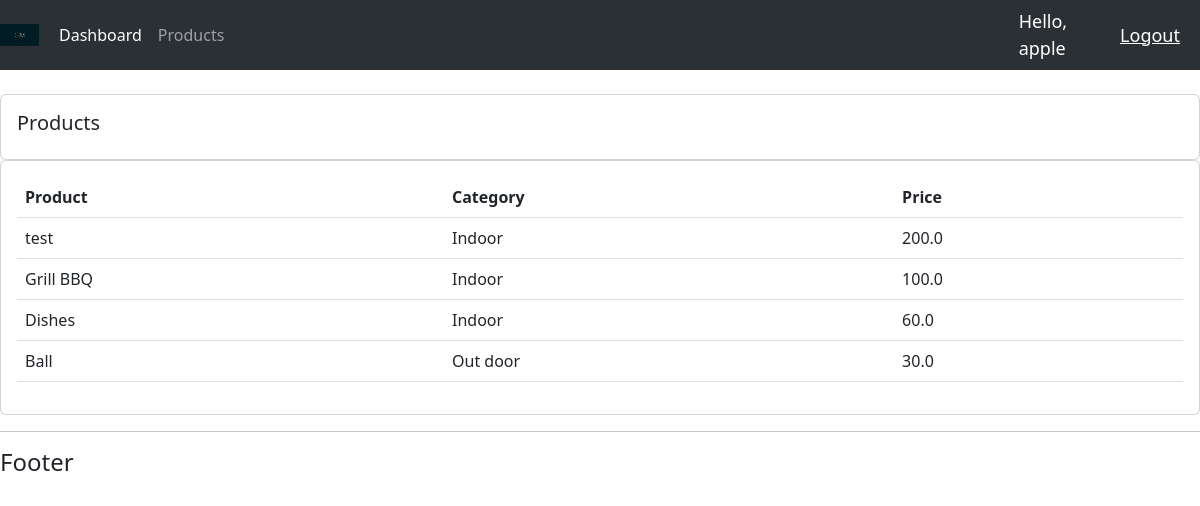
Screenshot of /products/ (signed in) with the database file from the repository.
### accounts/models.py (models this page shows, shortened)
class Product (models.Model):
    CATEGORY = (
        ('Indoor', 'Indoor'),
        ('Out door', 'Out door')
    )
    name = models.CharField(max_length=200, null=True)
    price = models.FloatField(null=True)
    category = models.CharField(max_length=200, null=True, choices=CATEGORY)
    description = models.CharField(max_length=200, null=True, blank=True)
    date_created = models.DateTimeField(auto_now_add=True, null=True)
    tags = models.ManyToManyField(Tag)

### accounts/views.py (the view)
# urls.py: path('products/', views.products, name='products'),
@login_required(login_url='login')
def products(request):
    products = Product.objects.all()
    return render(request, 'accounts/products.html', {'products': products})

### accounts/templates/accounts/products.html
{% extends 'accounts/main.html' %} {% block content %}
<br />
<div class="row">
  <div class="col-md">
    <div class="card card-body">
      <h5>Products</h5>
    </div>
    <div class="card card-body">
      <table class="table">
        <tr>
          <th>Product</th>
          <th>Category</th>
          <th>Price</th>
        </tr>
        {% for i in products %}
        <tr>
          <td>{{ i.name }}</td>
          <td>{{ i.category }}</td>
          <td>{{ i.price }}</td>
        </tr>
        {% endfor %}
      </table>
    </div>
  </div>
</div>
{% endblock %}

### accounts/templates/accounts/navbar.html (shortened to what this page needs)
{% load static %}
<nav class="navbar navbar-expand-lg bg-body-tertiary" data-bs-theme="dark">
  <img src="{% static 'images/logo.png' %}" style="width: 4vw; min-width: 3px;"/>
  <div class="container-fluid">
    <div class="collapse navbar-collapse" id="navbarNav">
      <ul class="navbar-nav">
        <li class="nav-item">
          <a class="nav-link active" aria-current="page" href="{% url 'home' %}">Dashboard</a>
        </li>
        <li class="nav-item">
          <a class="nav-link" href="{% url 'products' %}">Products</a>
        </li>
      </ul>
    </div>
  </div>
  <span class="hello-msg">Hello, {{request.user}}</span>
  <span><a class="hello-msg" href="{% url 'logout' %}">Logout</a></span>
</nav>

### static/css/main.css (style rules this page uses)
body { background-color: #ebeff5; }

### accounts/templates/accounts/navbar.html (style rules this page uses)
.hello-msg { font-size: 18px; color: #fff; margin-right: 20px; }

### rows the page displays
Product: name "test", category "Indoor", price "200.0"
Product: name "Grill BBQ", category "Indoor", price "100.0"
Product: name "Dishes", category "Indoor", price "60.0"
Product: name "Ball", category "Out door", price "30.0"

### other values shown
{{ request.user }} "apple"
